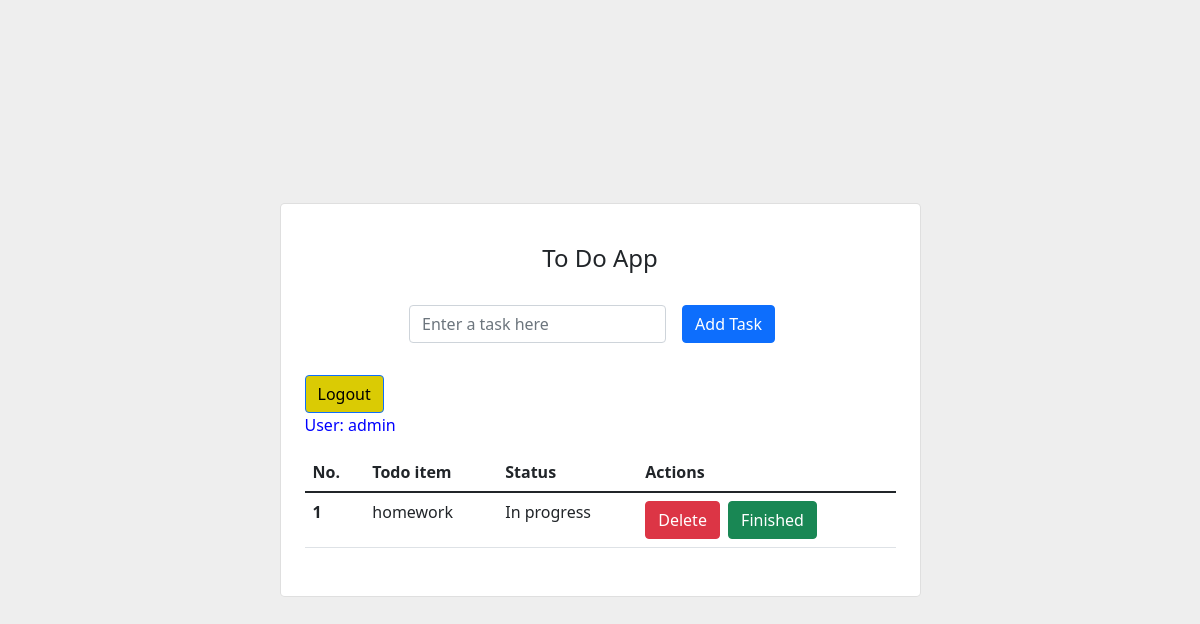
Before: / (signed in) with the older database file.
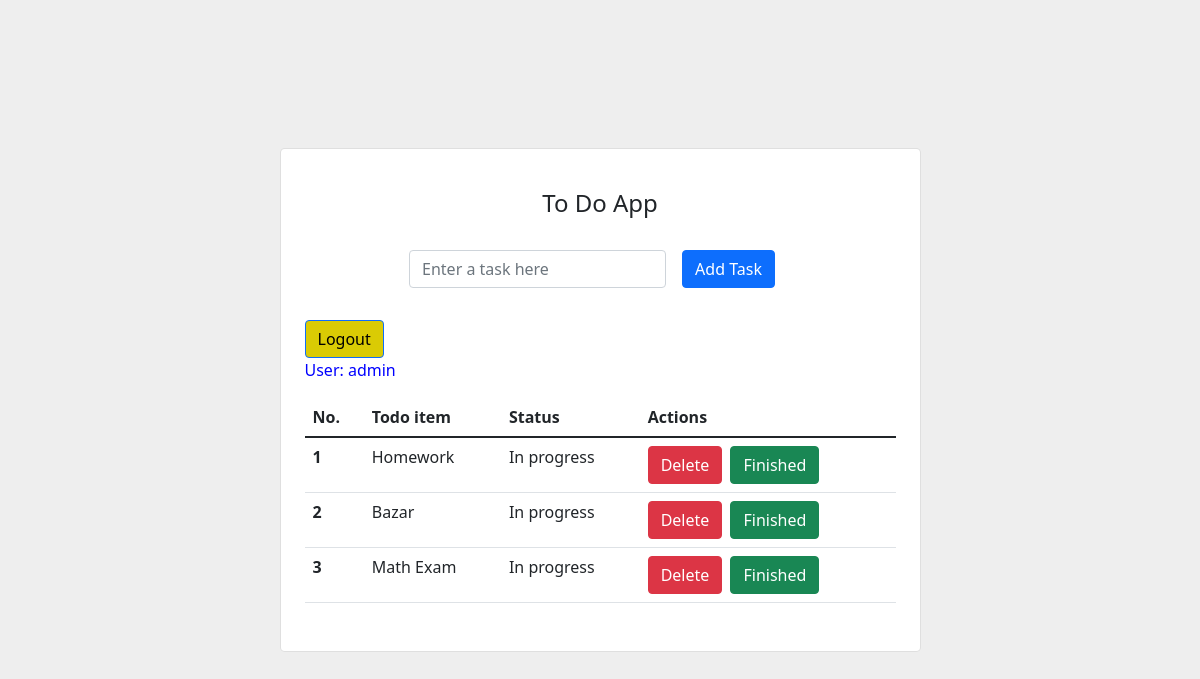
After: the same page with the newer database file.
### todoapp/models.py (models this page shows, shortened)
class todo(models.Model):
    user = models.ForeignKey(
        User, related_name='user_todo', on_delete=models.CASCADE)
    tode_description = models.CharField(max_length=500)
    status = models.BooleanField(default=False)
    created_date = models.DateTimeField(auto_now=True)
    updated_date = models.DateTimeField(auto_now_add=True)

### todoapp/views.py (the view)
# urls.py: path('', views.home, name="home"),
@login_required
def home(request):
    current_user = request.user
    all_task = todo.objects.filter(user=current_user)
    if request.method == "POST":
        name = request.POST.get('todo_name')
        new_todo = todo(user=request.user, tode_description=name)
        new_todo.save()
        messages.success(request, 'New task created!')
        return redirect('home')
    context = {
        'all_task': all_task
    }
    return render(request, 'todoapp/todo.html', context)

### todoapp/templates/todoapp/todo.html (shortened to what this page needs)
<link rel="stylesheet" href="https://cdn.jsdelivr.net/npm/bootstrap@5.1.3/dist/css/bootstrap.min.css"
>
<section class="vh-100" style="background-color: #eee;">
  <div class="container py-5 h-100">
    <div class="row d-flex justify-content-center align-items-center h-100">
      <div class="col col-lg-9 col-xl-7">
        <div class="card rounded-3">
          <div class="card-body p-4">
            <h4 class="text-center my-3 pb-3">To Do App</h4>
            <form action="{% url 'home' %}" method="POST"
              class="row row-cols-lg-auto g-3 justify-content-center align-items-center mb-4 pb-2">
              <div class="col-12">
                <div class="form-outline">
                  <input type="text" id="form1" class="form-control" name="todo_name" required
                    placeholder="Enter a task here" />
                </div>
              </div>
              <div class="col-12">
                <button type="submit" class="btn btn-primary">Add Task</button>
              </div>
              <div class="col-12">
              </div>
            </form>
            <a href="{% url 'logout' %}"><button style="background: rgb(218, 203, 4); color: rgb(0, 0, 0);"
                type="submit" class="btn btn-primary">Logout</button></a>
                <p style="color: blue;">User: {{user.username}}</p>
            <table class="table mb-4">
              <thead>
                <tr>
                  <th scope="col">No.</th>
                  <th scope="col">Todo item</th>
                  <th scope="col">Status</th>
                  <th scope="col">Actions</th>
                </tr>
              </thead>
              <tbody>
                {% for task in all_task %}
                <tr>
                  <th scope="row">{{forloop.counter}}</th>
                  <td>{{task.tode_description}}</td>
                  {% if task.status == False %}
                  <td>In progress</td>
                  {% else %}
                  <td>Completed</td>
                  {% endif %}
                  <td>
                    <a href="{% url 'delete' task.id %}">
                      <button type="submit" class="btn btn-danger">Delete</button></a>
                    <a href="{% url 'update' task.id %}"><button type="submit"
                        class="btn btn-success ms-1">Finished</button></a>
                  </td>
                </tr>
                {% endfor %}
              </tbody>
            </table>
          </div>
        </div>
      </div>
    </div>
  </div>
</section>

Changed rows visible on the page:
removed todo: tode_description "homework", status "In progress"
added todo: tode_description "Homework", status "In progress"
added todo: tode_description "Bazar", status "In progress"
added todo: tode_description "Math Exam", status "In progress"
